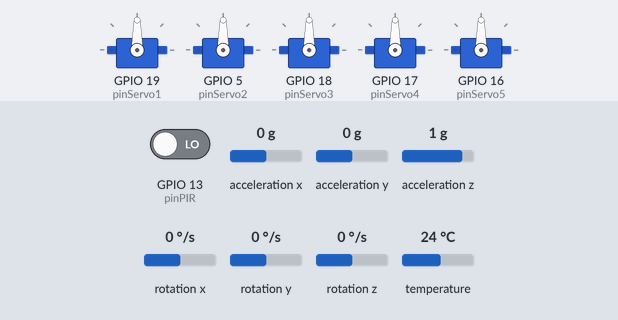
Recording of a sketch running on a simulated ESP32. Shown: 5 × servo. Inputs (shaded band) come from the test bench; at power-on: rotation z 0 °/s, GPIO 13 (pinPIR) LOW, acceleration x 0 g, acceleration y 0 g, acceleration z 1 g, rotation x 0 °/s, rotation y 0 °/s, temperature 24 °C. What the sketch prints to the serial monitor is not drawn.

Above: at 1.2 s.
1.3 s: rotation z set to -53 °/s
2.8 s: rotation z set to -61 °/s
At 3.4 s:
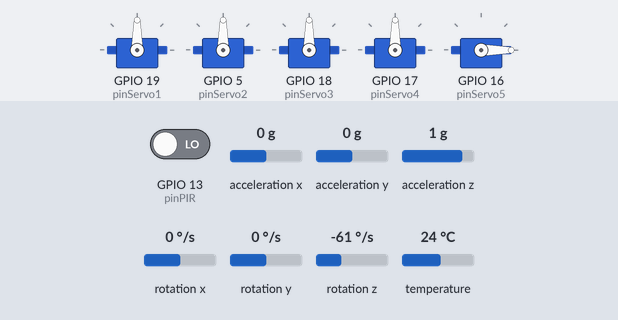
5.8 s: GPIO 13 (pinPIR) driven HIGH
At 7.6 s:
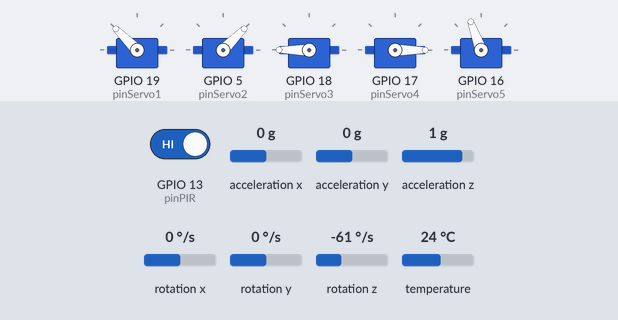
8.8 s: acceleration x set to -1.4 g
11.8 s: acceleration y set to -1.4 g
At 12.6 s:
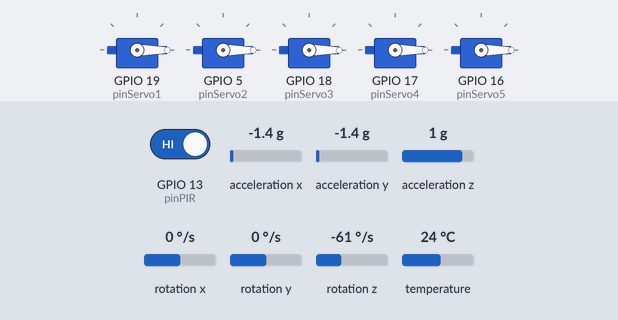
14.8 s: GPIO 13 (pinPIR) driven LOW
At 15.5 s:
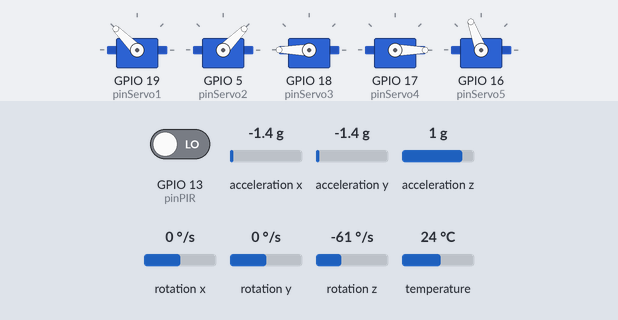
Timing chart, 0 to 17.8 s (numbered marks = the images above; inputs shaded):
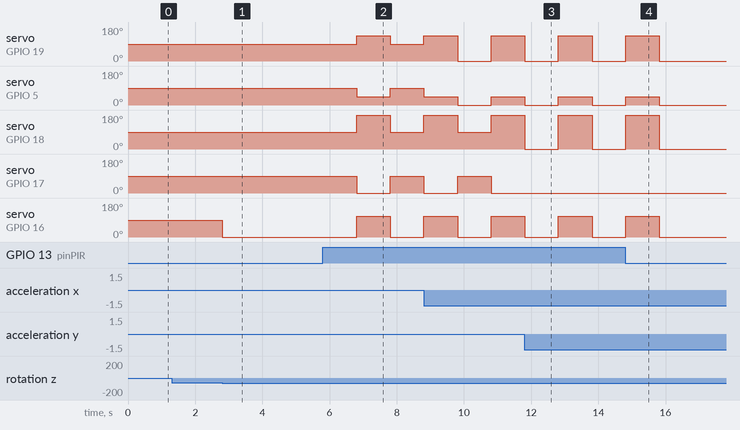

Measured:
- the behaviour switches between -57 and -58 °/s on rotation z (found by bisection; images 0 and 1)
- after the input at 1.3 s, every drawn part: stays the same
- after the input at 2.8 s, servo on GPIO 16 (pinServo5): 90° → 0° at once
- after the input at 5.8 s, servo on GPIO 19 (pinServo1): 90° → 135° after 1.0 s, → 90° 1.0 s later; servo on GPIO 5 (pinServo2): 90° → 45° after 1.0 s, → 90° 1.0 s later
- after the input at 11.8 s, servo on GPIO 17 (pinServo4): stays 0° (without the input it goes to 90° after 0.01 s)
- after the input at 14.8 s, servo on GPIO 19 (pinServo1), servo on GPIO 5 (pinServo2), servo on GPIO 18 (pinServo3), servo on GPIO 16 (pinServo5): goes on until 15.8 s, then stays 0°

The sketch:

muhammadzidanalhilali.ino
```cpp
//Muhammad_Zidan_Alhilali
//24_545364_SV_25663

#include <ESP32Servo.h>
#include <Adafruit_MPU6050.h>
#include <Adafruit_Sensor.h>
#include <Wire.h>

Adafruit_MPU6050 mpu;
Servo servo1, servo2, servo3, servo4, servo5;

#define pinServo1 19
#define pinServo2 5
#define pinServo3 18
#define pinServo4 17
#define pinServo5 16
#define pinPIR 13

float roll, pitch, yaw;
int servoAwal = 90; //kondisi servo awal 90 derajat

void setup() {
  Serial.begin(115200);

  if (!mpu.begin()) { //mengecek apakah mpu nya berhasil diinisialisasi atau tidak
    Serial.println("MPU6050 gagal diinisialisasi!"); //pesan jika gagal
    while (1);
  }
  Serial.println("MPU6050 siap!"); //pesan jika berhasil

  pinMode(pinPIR, INPUT);

  servo1.attach(pinServo1);
  servo2.attach(pinServo2);
  servo3.attach(pinServo3);
  servo4.attach(pinServo4);
  servo5.attach(pinServo5);

  servo1.write(servoAwal);
  servo2.write(servoAwal);
  servo3.write(servoAwal);
  servo4.write(servoAwal);
  servo5.write(servoAwal);
}


void loop() {
  sensors_event_t a, g, temp;
  mpu.getEvent(&a, &g, &temp);

  roll = atan2(-a.acceleration.x, a.acceleration.z) * 180 / PI; //menghitung sudut kemiringan roll(x) dengan cara mengalikan percepatan sumbu x dan z lalu dikali 180/PI biar hasilnya derajat
  pitch = atan2(a.acceleration.y, sqrt(a.acceleration.x * a.acceleration.x + a.acceleration.z * a.acceleration.z)) * 180 / PI; //menghitung sudut dari pitch
  yaw = g.gyro.z;  //ini rotasi yaw yang diambil dari putaran di sumbu z
  int pirState = digitalRead(pinPIR); //ini untuk baca sensor PIR

  if (roll > 10) {  //kondisi jika roll positif, servo 1 dan 2 akan berputar melawan arah
    servo1.write(servoAwal - 90);
    servo2.write(servoAwal - 90);
  } else if (roll < -10) {  //kondisi jika roll negatif, servo 1 dan 2 akan berputar searah bidang
    servo1.write(servoAwal + 90);
    servo2.write(servoAwal + 90);
  } else {
    servo1.write(servoAwal);
    servo2.write(servoAwal);
  }

  if (pitch > 10) {  //kalo pitch positfi, servo 3 dan 4 akan berputar searah bidang
    servo3.write(servoAwal + 90);
    servo4.write(servoAwal + 90);
  } else if (pitch < -10) {  //kalo pitch negatif, servo 3 dan 4 akan berputar berlawanan bidang (di soal kayanya typo atau engga ya? tapi ini saya buat berlawanan aja biar ada bedanya)
    servo3.write(servoAwal - 90);
    servo4.write(servoAwal - 90);
  } else {
    servo3.write(servoAwal);
    servo4.write(servoAwal);
  }

  if (abs(yaw) > 1) {  //mengecek apakah ada gerakah dari yaw, abs(yaw) tu untuk mutlak yaw jadi apapun gerakannya negatif atau positif tetep dihitung bergerak
    int arahYaw = (yaw > 0) ? 1 : -1; //ini buat ngecek yaw nya tu ke kanan atau ke kiri (posditif/negatif)
    servo5.write(servoAwal + (90 * arahYaw));  //servonya akan muter sesuai arah yawnya
    delay(1000);  //servo akan diam 1 detik

    servo5.write(servoAwal);  //dan kembali ke posisi awal
  }

  if (pirState == HIGH) { //kondisi jika ada gerakan di PIR
    servo1.write(servoAwal + 45); //seevonya akan gerak acak
    servo2.write(servoAwal - 45);
    servo3.write(servoAwal + 90);
    servo4.write(servoAwal - 90);
    servo5.write(servoAwal + 20);

    delay(1000);

    servo1.write(servoAwal); //setelah satu detik, servo akan kembali ke posisi awal (90 derajat)
    servo2.write(servoAwal);
    servo3.write(servoAwal);
    servo4.write(servoAwal);
    servo5.write(servoAwal);
  }
}
```
